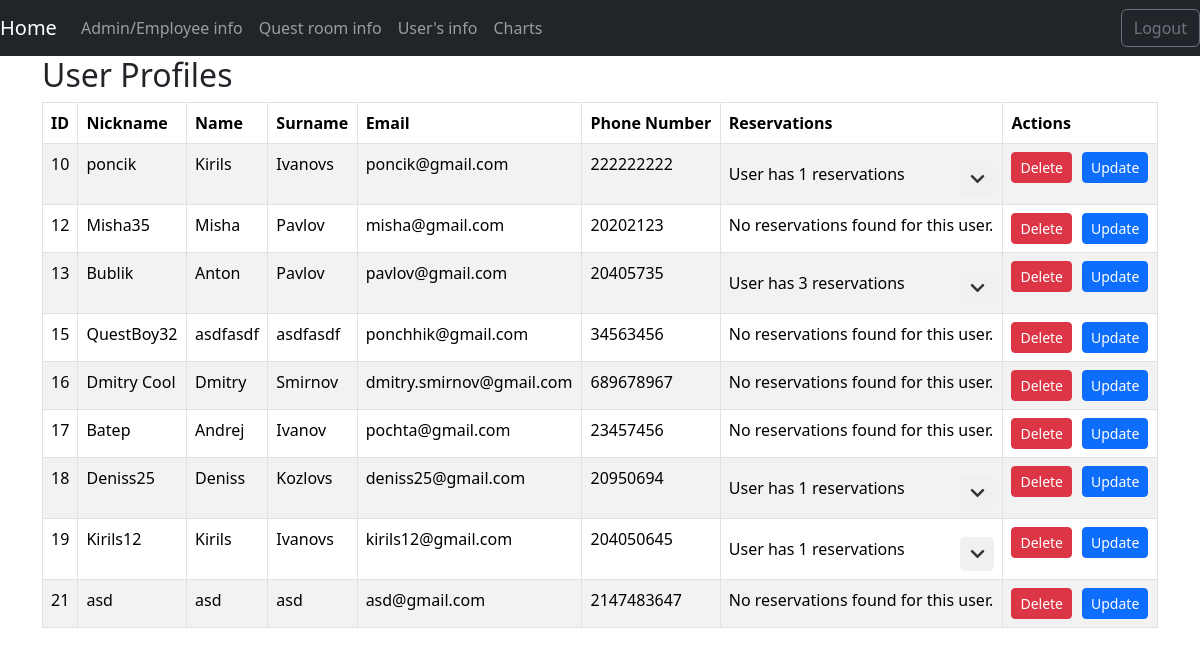
Before: /profile/profile_info.php (signed in) with the older database file.
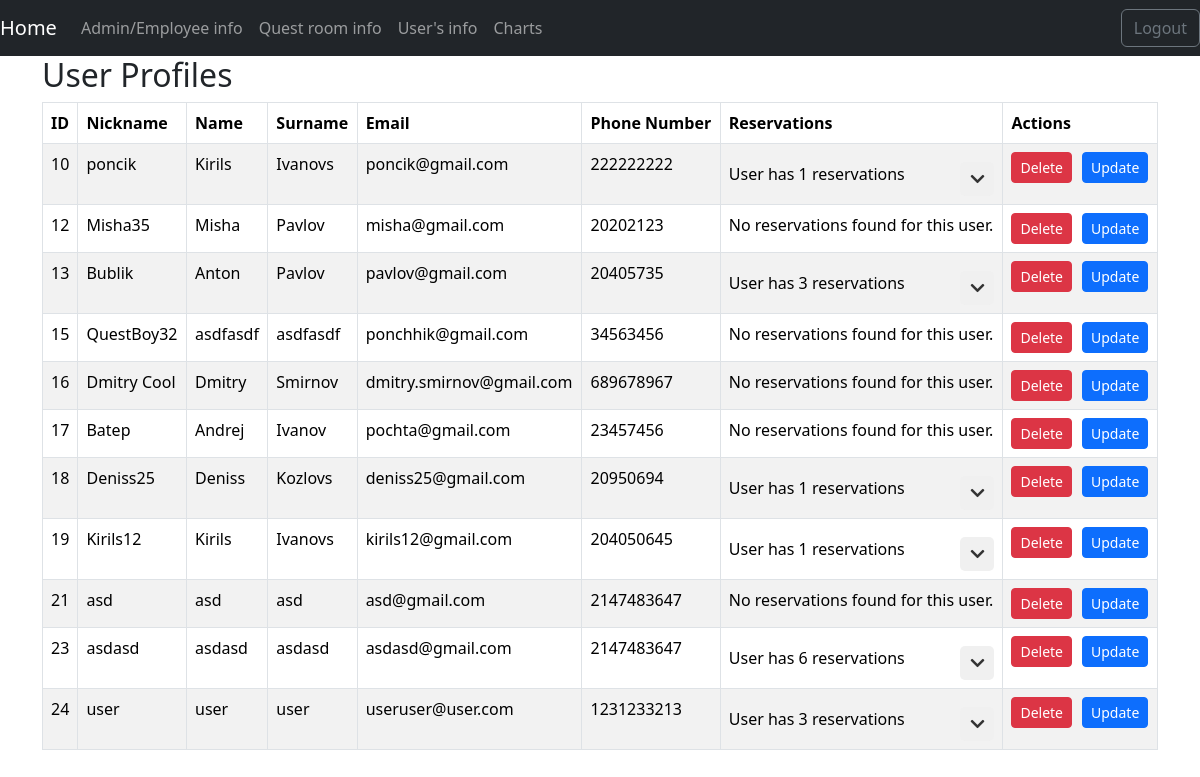
After: the same page with the newer database file.
### tables this page shows
CREATE TABLE `users` (
  `ID` int(11) NOT NULL,
  `nickname` varchar(128) NOT NULL,
  `password` varchar(128) NOT NULL,
  `email` varchar(128) NOT NULL,
  `name` varchar(128) NOT NULL,
  `surname` varchar(128) NOT NULL,
  `phoneNumber` int(30) NOT NULL
);

### profile/profile_info.php (the view, shortened to what this page needs)
<?php
include '../includes/header.php';
?>
<link rel="stylesheet" href="https://cdnjs.cloudflare.com/ajax/libs/font-awesome/5.15.4/css/all.min.css">
<?php
include '../includes/dbcon.php';
$query = "SELECT u.ID, u.nickname, u.name, u.surname, u.email, u.phoneNumber FROM users u";
$result = mysqli_query($conn, $query);
if (mysqli_num_rows($result) > 0) {
    echo '<div class="container">';
    echo '<h2>User Profiles</h2>';
    echo '<table class="table table-striped table-bordered">';
    echo '<thead>';
    echo '<tr>';
    echo '<th>ID</th>';
    echo '<th>Nickname</th>';
    echo '<th>Name</th>';
    echo '<th>Surname</th>';
    echo '<th>Email</th>';
    echo '<th>Phone Number</th>';
    echo '<th>Reservations</th>';
    echo '<th>Actions</th>';
    echo '</tr>';
    echo '</thead>';
    echo '<tbody>';
    while ($row = mysqli_fetch_assoc($result)) {
        echo '<tr>';
        echo '<td>' . $row['ID'] . '</td>';
        echo '<td>' . $row['nickname'] . '</td>';
        echo '<td>' . $row['name'] . '</td>';
        echo '<td>' . $row['surname'] . '</td>';
        echo '<td>' . $row['email'] . '</td>';
        echo '<td>' . $row['phoneNumber'] . '</td>';
        echo '<td>';
        $reservations_query = "SELECT * FROM reservation WHERE client_id = " . $row['ID'];
        $reservations_result = mysqli_query($conn, $reservations_query);
        $reservation_count = mysqli_num_rows($reservations_result);
        if ($reservation_count > 0) {
            echo '<div style="display: flex; justify-content: space-between; align-items: center; width: 100%;">';
            echo 'User has ' . $reservation_count . ' reservations';
            echo '<a href="#!" onclick="toggleReservations(' . $row['ID'] . ')" class="toggle-arrow" data-target="#reservations-' . $row['ID'] . '"><i class="fas fa-chevron-down"></i></a>';
            echo '</div>';
        } else {
            echo 'No reservations found for this user.';
        }
        echo '</td>';
        echo '<td>';
        echo '<div style="display: flex; gap: 10px;">';
        echo '<form method="post" action="../profile/user_delete.php" style="display:inline;">';
        echo '<input type="submit" name="delete_user" value="Delete" class="btn btn-danger btn-sm">';
        echo '</form>';
        echo '<form method="post" action="../profile/user_update_form.php" style="display:inline;">';
        echo '<input type="submit" name="update_user" value="Update" class="btn btn-primary btn-sm">';
        echo '</form>';
        echo '</div>';
        echo '</td>';
        echo '</tr>';
    }
    echo '</tbody>';
    echo '</table>';
    echo '</div>';
} else {
    echo '<div class="container">';
    echo '<p>No users found.</p>';
    echo '</div>';
}
?>

Changed rows visible on the page:
added users: ID "23", nickname "asdasd", name "asdasd", surname "asdasd", email "asdasd@gmail.com", phoneNumber "2147483647", reservation_count "6"
added users: ID "24", nickname "user", name "user", surname "user", email "useruser@user.com", phoneNumber "1231233213", reservation_count "3"
